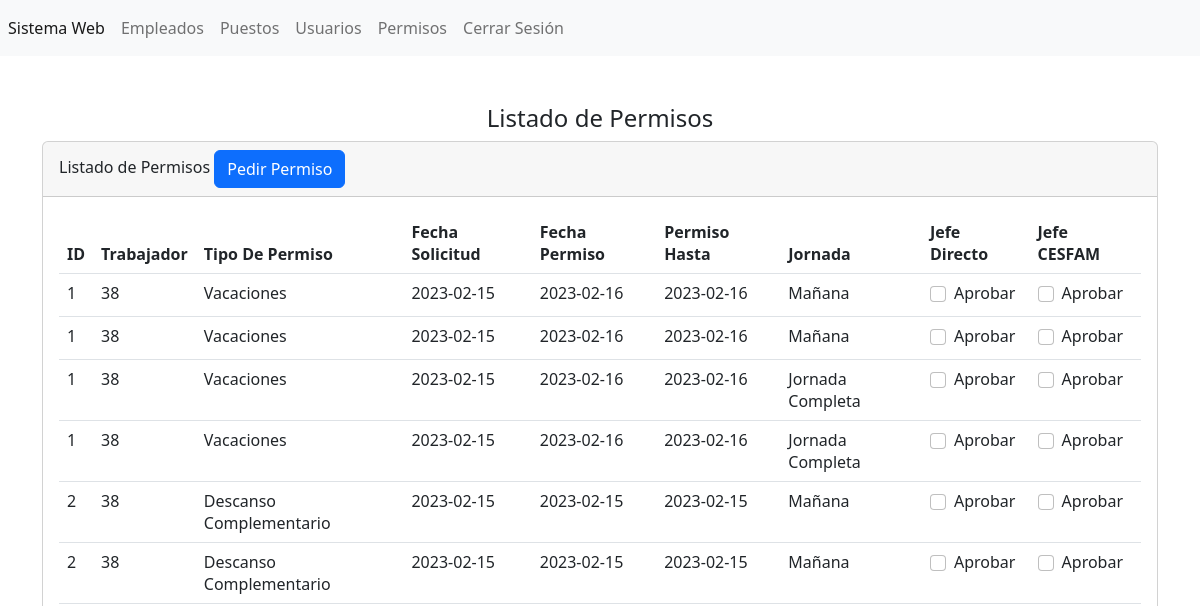
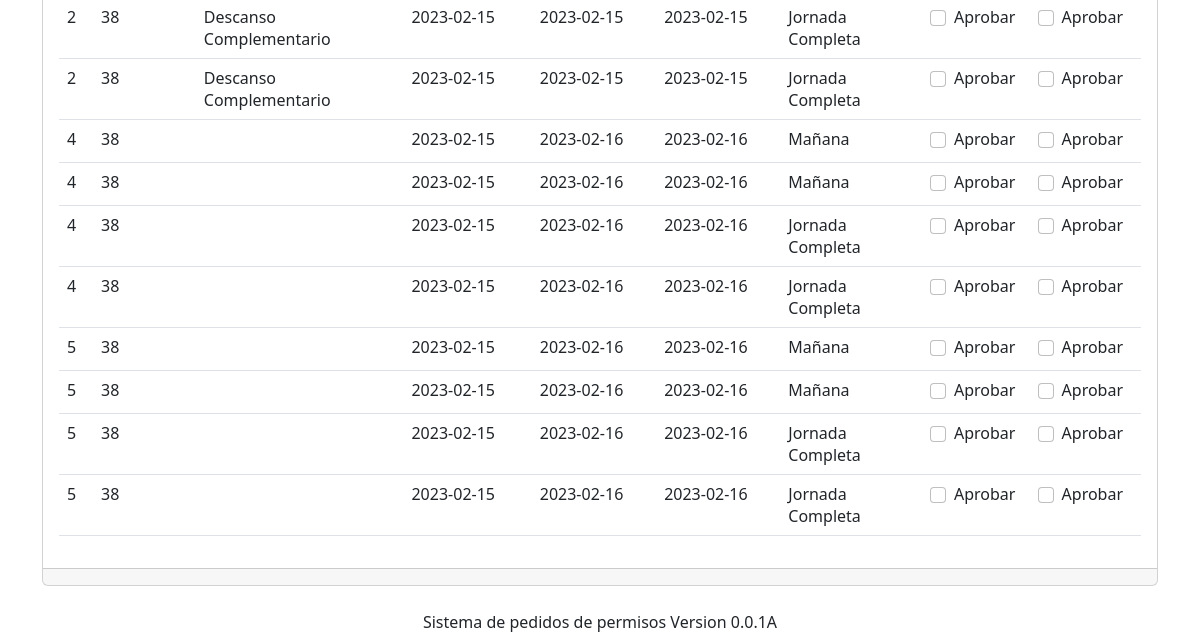
Page /secciones/permisos/index.php (signed in) on the earlier database version (2 pictures, top to bottom).
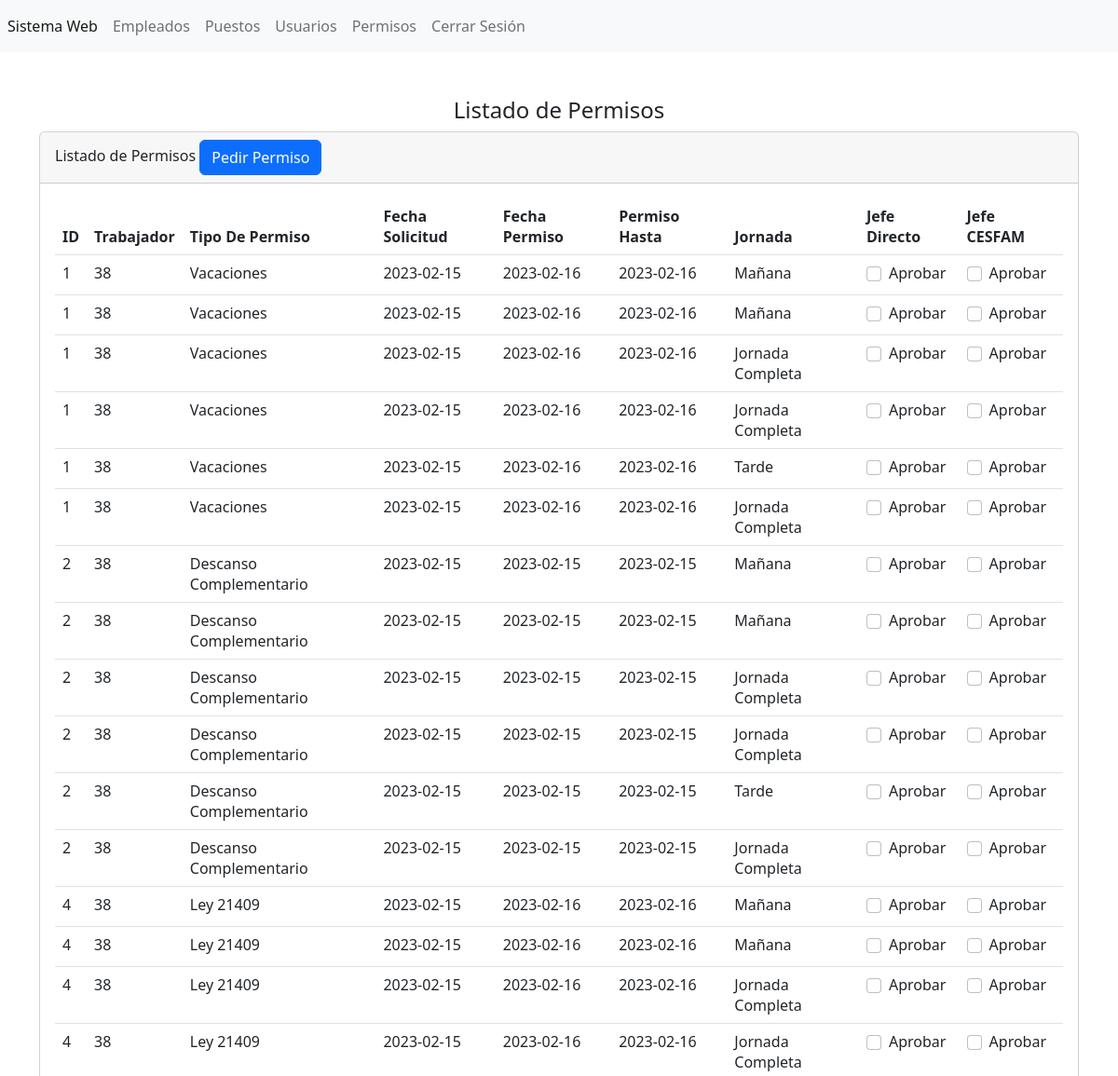
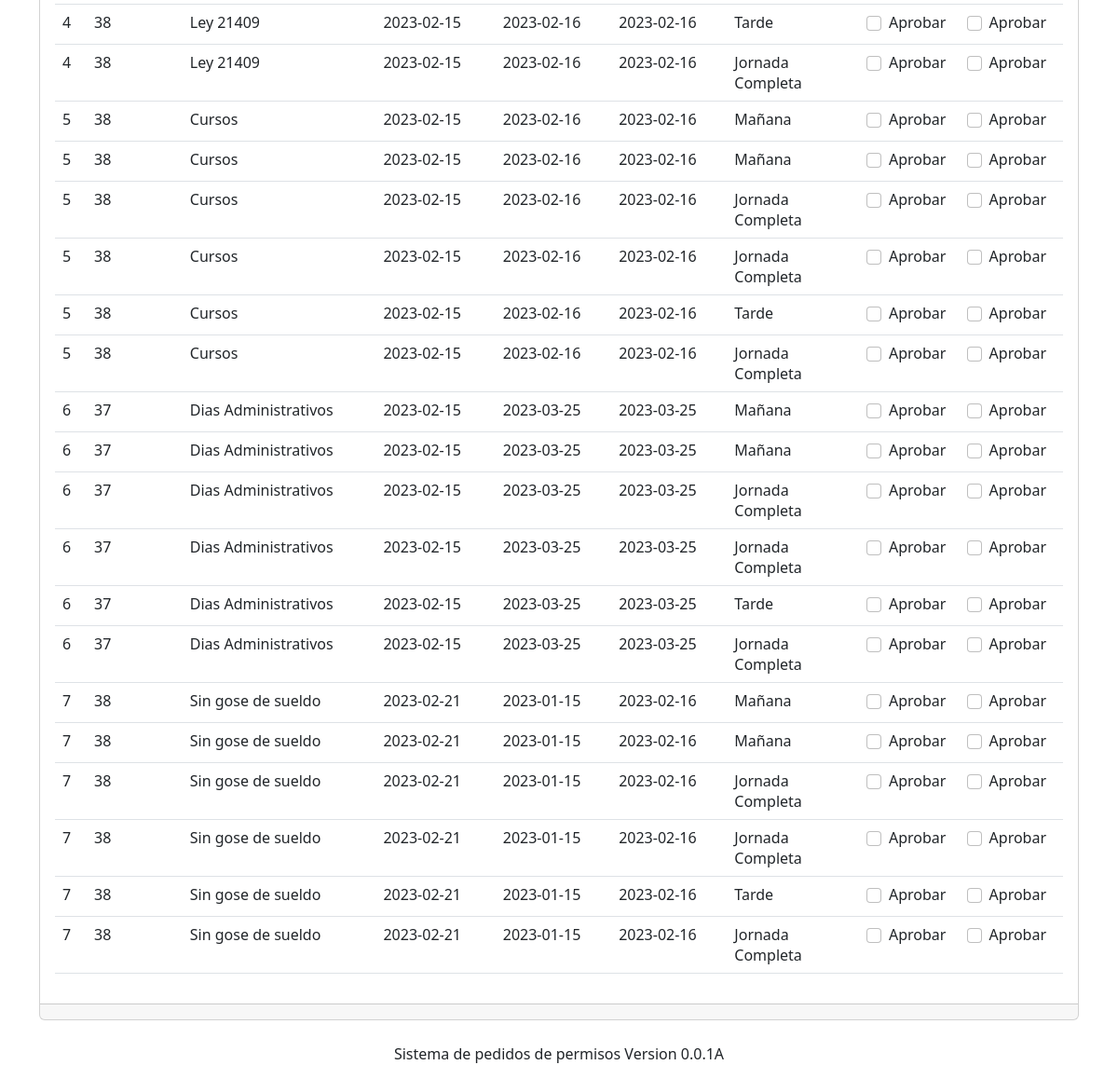
Same page on the later database version (2 pictures, top to bottom).
### tables this page shows
CREATE TABLE `tbl_permisos` (
  `id` int(11) NOT NULL,
  `idempleado` int(11) NOT NULL,
  `idtipopermiso` int(11) NOT NULL,
  `fechasolicitud` date NOT NULL,
  `fechapermiso` date NOT NULL,
  `permisohasta` date NOT NULL,
  `jornada` int(11) NOT NULL,
  `jefedirecto` tinyint(1) NOT NULL,
  `jefecesfam` tinyint(1) NOT NULL
);

### secciones/permisos/index.php (the view, shortened to what this page needs)
<?php   include("../../bd.php");
$sentencia=$conexion->prepare("SELECT *,
(SELECT tipopermiso FROM
tbl_tipo_permiso WHERE
tbl_tipo_permiso.id=tbl_permisos.id limit 1) as tipo_permiso
 FROM tbl_permisos");
$sentencia->execute();
$lista_tbl_permisos=$sentencia->fetchALL(PDO::FETCH_ASSOC);
$jornada=$conexion->prepare("SELECT *,
(SELECT tipojornada FROM
tbl_jornada WHERE
tbl_jornada.id=tbl_permisos.jornada limit 1 ) as tipo_jornada
 FROM tbl_permisos");
$jornada->execute();
$lista_tbl_jornada=$jornada->fetchALL(PDO::FETCH_ASSOC);
?>
<?php include("../../templates/header.php"); ?>
<br><br>
<center><h4> Listado de Permisos </h4></center>
<div class="card">
    <div class="card-header">
        Listado de Permisos <a name="pedir" id="pedir" class="btn btn-primary" href="pedir.php" role="button">Pedir Permiso</a>
    </div>
    <div class="card-body">
<div class="table-responsive-sm">
    <table class="table" id="tabla_id">
        <thead>
            <tr>
                <th scope="col">ID</th>
                <th scope="col">Trabajador</th>
                <th scope="col">Tipo De Permiso</th>
                <th scope="col">Fecha Solicitud</th>
                <th scope="col">Fecha Permiso</th>
                <th scope="col">Permiso Hasta</th>
                <th scope="col">Jornada</th>
                <th scope="col">Jefe Directo</th>
                <th scope="col">Jefe CESFAM</th>
            </tr>
        </thead>
        <tbody>
        <?php foreach($lista_tbl_permisos as $registro){?>
            <?php foreach($lista_tbl_jornada as $jornada){?>
            <tr class="">
                <td scope="row"><?php echo $registro['id']; ?></td>
                <td><?php echo $registro['idempleado']; ?></td>
                <td><?php echo $registro['tipo_permiso']; ?></td>
                <td><?php echo $registro['fechasolicitud']; ?></td>
                <td><?php echo $registro['fechapermiso']; ?></td>
                <td><?php echo $registro['permisohasta']; ?></td>
               <td> <?php echo $jornada['tipo_jornada']; ?></td>
                <td>
                    <div class="form-check">
                     <input class="form-check-input" type="checkbox" value="" id="jefedirecto">
                    <label class="form-check-label" for="jefedirecto">
                     Aprobar
                     </label>
                    </div>
                </td>
                <td>
                <div class="form-check">
                <input class="form-check-input" type="checkbox" value="" id="jefecesfam" >
                 <label class="form-check-label" for="jefecesfam">
                  Aprobar
                  </label>
                </div>
                </td>
            </tr>
            <?php } ?>
            <?php } ?>
        </tbody>
    </table>
</div>
    </div>
    <div class="card-footer text-muted">
    </div>
</div>
<?php include("../../templates/footer.php"); ?>

### templates/header.php (shortened to what this page needs)
<?php
$url_base="http://localhost/salud/";
?>
<!doctype html>
<html lang="es">
<head>
  <link href="https://cdn.jsdelivr.net/npm/bootstrap@5.2.1/dist/css/bootstrap.min.css" rel="stylesheet"
>
    <link rel="stylesheet" type="text/css" href="https://cdn.datatables.net/1.13.2/css/jquery.dataTables.css">
</head>
<body>
  <header>
    <nav class="navbar navbar-expand navbar-light bg-light">
        <ul class="nav navbar-nav">
            <li class="nav-item">
                <a class="nav-link active" href="/salud/" aria-current="page">Sistema Web <span class="visually-hidden">(current)</span></a>
            </li>
            <li class="nav-item">
                <a class="nav-link" href="<?php echo $url_base;?>secciones/empleados/">Empleados</a>
            </li>
            <li class="nav-item">
                <a class="nav-link" href="<?php echo $url_base;?>secciones/puestos/">Puestos</a>
            </li>
            <li class="nav-item">
                <a class="nav-link" href="<?php echo $url_base;?>secciones/usuarios/">Usuarios</a>
            </li>
            <li class="nav-item">
                <a class="nav-link" href="<?php echo $url_base;?>secciones/permisos/">Permisos</a>
            </li>
            <li class="nav-item">
                <a class="nav-link" href="<?php echo $url_base;?>cerrar.php">Cerrar Sesión</a>
            </li>
        </ul>
    </nav>
  </header>
  <main class="container">

### templates/footer.php (shortened to what this page needs)
</main>
  <footer>
<br>
  <center>
    Sistema de pedidos de permisos Version 0.0.1A
  </center>
  </footer>
</body>
</html>

Differences in the rows shown:
shown differently, row unchanged: tbl_permisos id 1: tipo_permiso (not shown) → "Ley 21409"; tipo_permiso (not shown) → "Cursos"
shown differently, row unchanged: tbl_permisos id 2: tipo_permiso (not shown) → "Ley 21409"; tipo_permiso (not shown) → "Cursos"
shown differently, row unchanged: tbl_permisos id 4: tipo_permiso (not shown) → "Ley 21409"; tipo_permiso (not shown) → "Cursos"
shown differently, row unchanged: tbl_permisos id 5: tipo_permiso (not shown) → "Ley 21409"; tipo_permiso (not shown) → "Cursos"
added tbl_permisos: $registro['id'] "1", $registro['idempleado'] "38", tipo_permiso "Vacaciones", $registro['fechasolicitud'] "2023-02-15", $registro['fechapermiso'] "2023-02-16", $registro['permisohasta'] "2023-02-16", tipo_jornada "Tarde", $registro['id'] "2", tipo_permiso "Descanso Complementario", $registro['fechapermiso'] "2023-02-15", $registro['permisohasta'] "2023-02-15", $registro['id'] "4", tipo_permiso "Ley 21409", $registro['id'] "5", tipo_permiso "Cursos", id "6", idempleado "37", fechasolicitud "2023-02-15", fechapermiso "2023-03-25", permisohasta "2023-03-25", tipo_permiso "Dias Administrativos", tipo_permiso "Sin gose de sueldo", tbl_permisos (id "1", idempleado "38", fechasolicitud "2023-02-15", fechapermiso "2023-02-16", permisohasta "2023-02-16", tipo_permiso "Dias Administrativos", tipo_jornada "Mañana"), tbl_permisos (id "2", idempleado "38", fechasolicitud "2023-02-15", fechapermiso "2023-02-15", permisohasta "2023-02-15", tipo_permiso "Dias Administrativos", tipo_jornada "Mañana"), tbl_permisos (id "4", idempleado "38", fechasolicitud "2023-02-15", fechapermiso "2023-02-16", permisohasta "2023-02-16", tipo_permiso "Dias Administrativos", tipo_jornada "Jornada Completa"), tbl_permisos (id "5", idempleado "38", fechasolicitud "2023-02-15", fechapermiso "2023-02-16", permisohasta "2023-02-16", tipo_permiso "Dias Administrativos", tipo_jornada "Jornada Completa")
added tbl_permisos: $registro['id'] "1", $registro['idempleado'] "38", tipo_permiso "Vacaciones", $registro['fechasolicitud'] "2023-02-15", $registro['fechapermiso'] "2023-02-16", $registro['permisohasta'] "2023-02-16", tipo_jornada "Jornada Completa", $registro['id'] "2", tipo_permiso "Descanso Complementario", $registro['fechapermiso'] "2023-02-15", $registro['permisohasta'] "2023-02-15", $registro['id'] "4", tipo_permiso "Ley 21409", $registro['id'] "5", tipo_permiso "Cursos", tipo_permiso "Dias Administrativos", id "7", idempleado "38", fechasolicitud "2023-02-21", fechapermiso "2023-01-15", permisohasta "2023-02-16", tipo_permiso "Sin gose de sueldo", tbl_permisos (id "1", idempleado "38", fechasolicitud "2023-02-15", fechapermiso "2023-02-16", permisohasta "2023-02-16", tipo_permiso "Sin gose de sueldo", tipo_jornada "Mañana"), tbl_permisos (id "2", idempleado "38", fechasolicitud "2023-02-15", fechapermiso "2023-02-15", permisohasta "2023-02-15", tipo_permiso "Sin gose de sueldo", tipo_jornada "Mañana"), tbl_permisos (id "4", idempleado "38", fechasolicitud "2023-02-15", fechapermiso "2023-02-16", permisohasta "2023-02-16", tipo_permiso "Sin gose de sueldo", tipo_jornada "Jornada Completa"), tbl_permisos (id "5", idempleado "38", fechasolicitud "2023-02-15", fechapermiso "2023-02-16", permisohasta "2023-02-16", tipo_permiso "Sin gose de sueldo", tipo_jornada "Jornada Completa")
